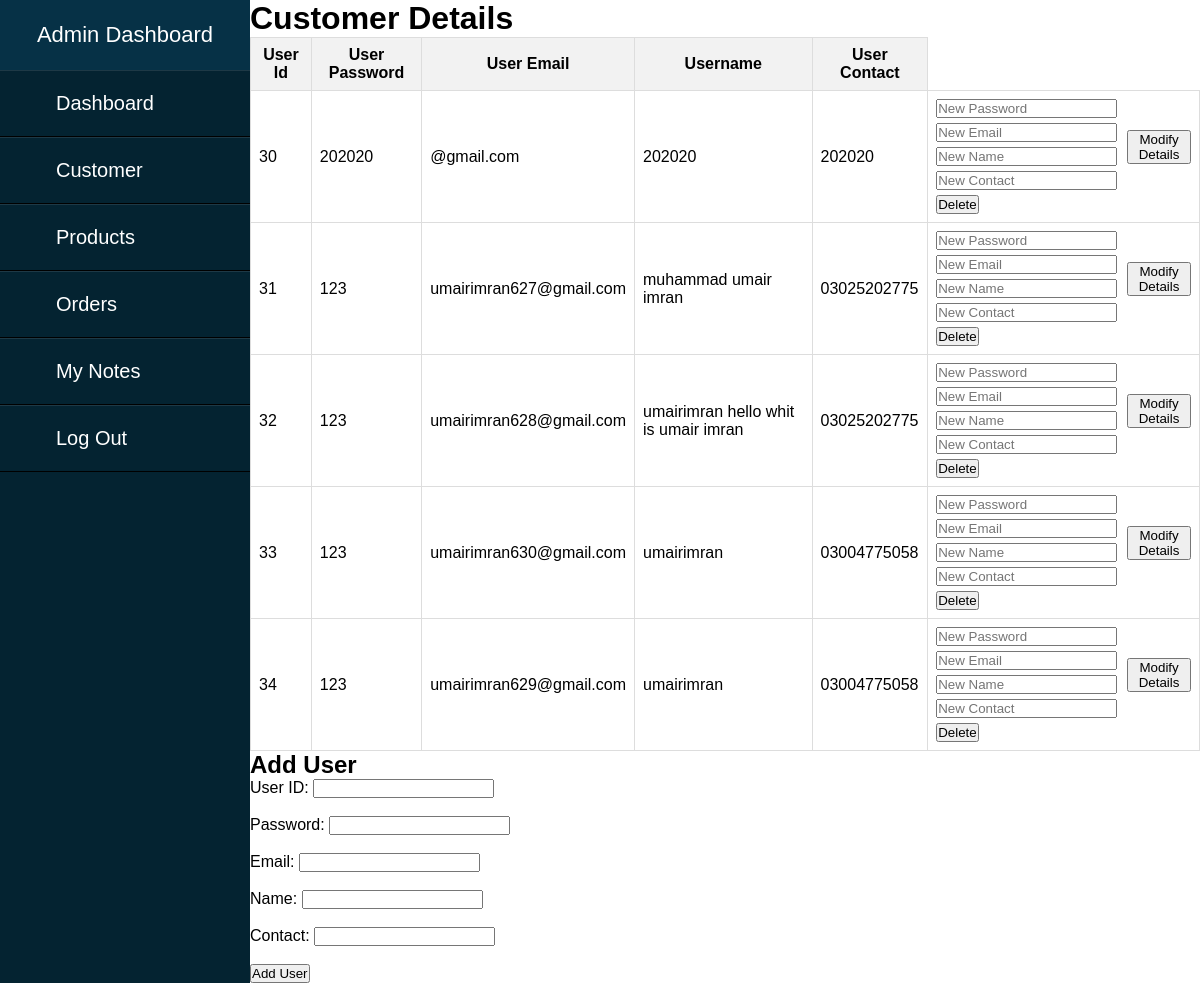
The page /Customer.html on the database as committed earlier.
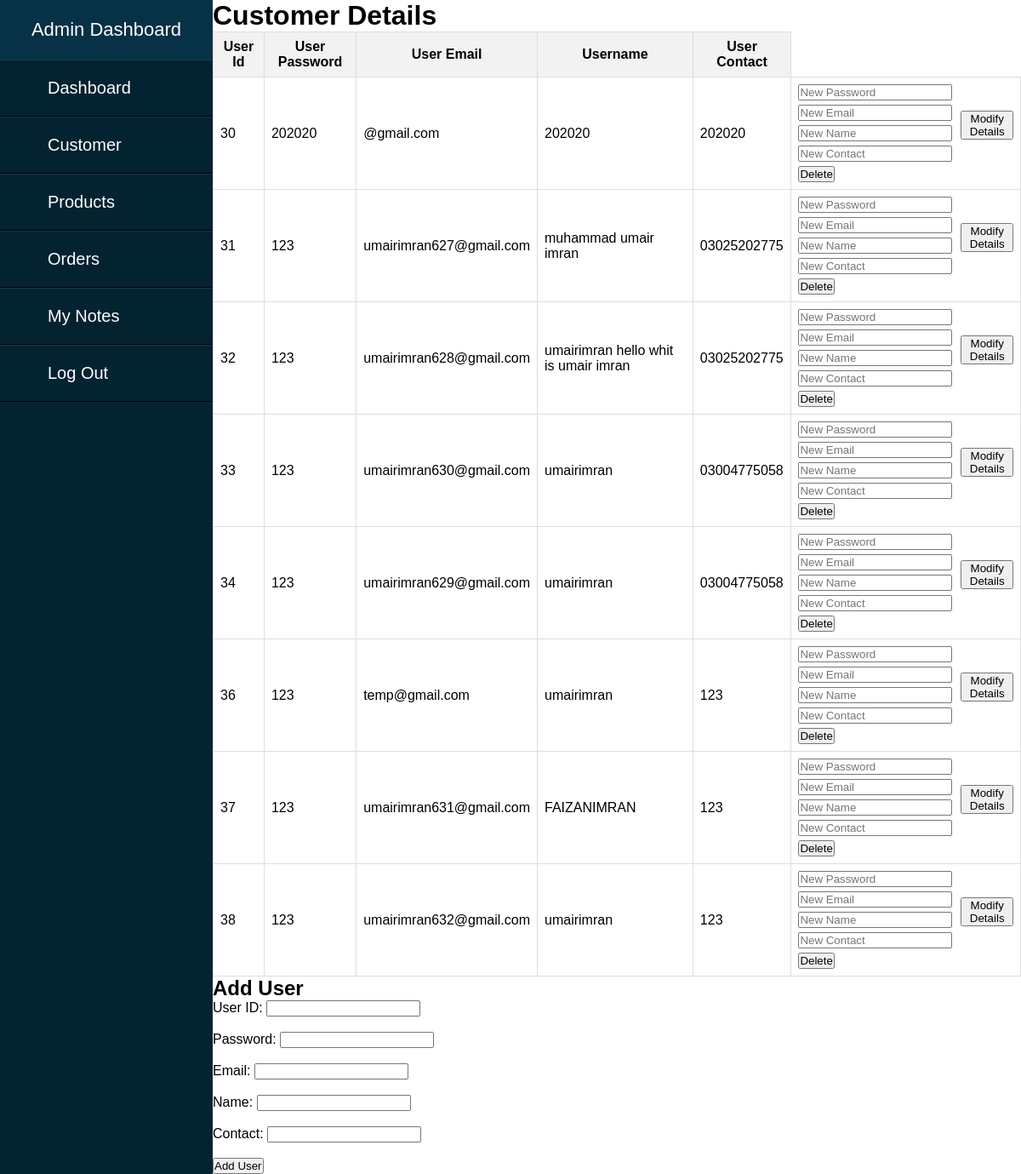
The same page on the database as committed later.
### tables this page shows
CREATE TABLE "users" (
	"userId"	INTEGER,
	"userPassword"	VARCHAR(20),
	"userEmail"	email UNIQUE,
	"userName"	VARCHAR(50),
	"userContact"	VARCHAR(20),
	PRIMARY KEY("userId" AUTOINCREMENT)
);

### main.py (the view)
@app.route('/Customer.html')
def index3():
    conn = sqlite3.connect('database.db')
    cursor = conn.cursor()
    cursor.execute("SELECT USERID,USERPASSWORD,USEREMAIL,USERNAME,USERCONTACT FROM USERS WHERE USERID <>35 ORDER BY USERID")
    data = cursor.fetchall()
    conn.close()
    return render_template('Customer.html',data=data)

### templates/Customer.html (shortened to what this page needs)
<!DOCTYPE html>
<html lang="en">
<head>
    <link rel="stylesheet" href="{{ url_for('static', filename='cust.css') }}">
</head>
<body>
    <div class="sidebar">
        <header>Admin Dashboard</header>
        <ul>
            <li><a href="admin_pg.html">Dashboard</a></li>
            <li><a href="Customer.html">Customer</a></li>
            <li><a href="Products.html">Products</a></li>
            <li><a href="orders.html">Orders</a></li>
            <li><a href="MyNotes.html">My Notes</a></li>
            <li><a href="login_pg.html">Log Out</a></li>
        </ul>
    </div>
    <div class="content">
        <h1>Customer Details</h1>
        <table>
            <thead>
                <tr>
                    <th>User Id</th>
                    <th>User Password</th>
                    <th>User Email</th>
                    <th>Username</th>
                    <th>User Contact</th>
                </tr>
            </thead>
            <tbody>
                {% for row in data %}
                <tr>
                    <td>{{ row[0] }}</td>
                    <td>{{ row[1] }}</td>
                    <td>{{ row[2] }}</td>
                    <td>{{ row[3] }}</td>
                    <td>{{ row[4] }}</td>
                    <td>
                        <form action="/edit_user" method="post" class="edit-form">
                            <div class="edit-fields">
                                <input type="text" name="user_password" placeholder="New Password">
                                <input type="text" name="user_email" placeholder="New Email">
                                <input type="text" name="user_name" placeholder="New Name">
                                <input type="text" name="user_contact" placeholder="New Contact">
                            </div>
                            <button type="submit">Modify Details</button>
                        </form>
                        <form action="/edit_user" method="post">
                            <button type="submit" formaction="/delete_user">Delete</button>
                        </form>
                    </td>
                </tr>
                {% endfor %}
            </tbody>
        </table>
        <h2>Add User</h2>
<form action="/add_user" method="post" class="addus">
    <label for="user_id">User ID:</label>
    <input type="text" id="user_id" name="user_id"><br><br>
    <label for="user_password">Password:</label>
    <input type="text" id="user_password" name="user_password"><br><br>
    <label for="user_email">Email:</label>
    <input type="text" id="user_email" name="user_email"><br><br>
    <label for="user_name">Name:</label>
    <input type="text" id="user_name" name="user_name"><br><br>
    <label for="user_contact">Contact:</label>
    <input type="text" id="user_contact" name="user_contact"><br><br>
    <button type="submit">Add User</button>
</form>
    </div>
</body>
</html>

### static/cust.css (style rules this page uses)
html,body { width: 100%; height: 100%; font-family: sans-serif; }
* { margin: 0; padding: 0; list-style: none; text-decoration: none; }
.sidebar { position: fixed; left:0; width:250px; height: 100%; background: #042331; }
.sidebar header { font-size: 22px; color: white; text-align: center; line-height: 70px; background: #063146; user-select: none; }
.sidebar ul a { display: block; height: 100%; width: 100%; line-height: 65px; font-size: 20px; color: white; padding-left: 40px; box-sizing: border-box; border-top: 1px solid rgba(255,255,255,.1); border-bottom: 1px solid black; }
.content { margin-left: 250px; }
table { border-collapse: collapse; width: 100%; }
th, td { border: 1px solid #dddddd; padding: 8px; }
th { background-color: #f2f2f2; }
.edit-form { display: flex; align-items: center; }
.edit-fields { margin-right: 10px; }
.edit-fields input { display: block; margin-bottom: 5px; }

Rows that differ between the two databases and show on the page:
added users: userId "36", userPassword "123", userEmail "temp@gmail.com", userName "umairimran", userContact "123"
added users: userId "37", userPassword "123", userEmail "umairimran631@gmail.com", userName "FAIZANIMRAN", userContact "123"
added users: userId "38", userPassword "123", userEmail "umairimran632@gmail.com", userName "umairimran", userContact "123"
